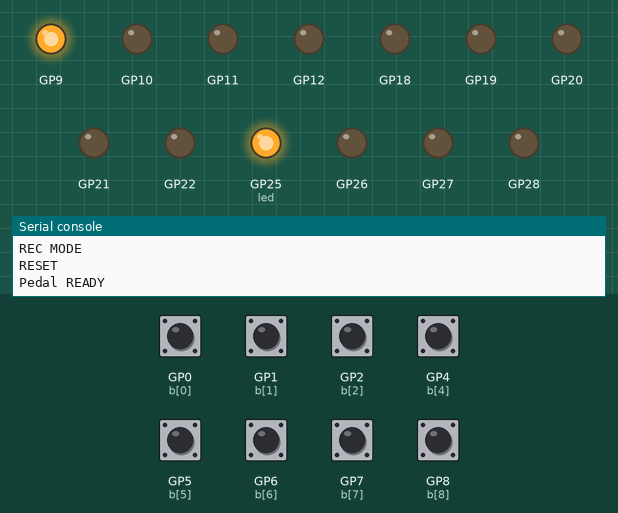
Simulated run of this program. Board: Raspberry Pi Pico running CircuitPython. Shown: output pins drawn as LEDs (lit = HIGH), the last lines printed to the serial console. The inputs (shaded band) are chosen by the test bench; at power-on: GP0 (b[0]), GP1 (b[1]), GP2 (b[2]), GP4 (b[4]), GP5 (b[5]), GP6 (b[6]), GP7 (b[7]), GP8 (b[8]) HIGH. MIDI messages are not drawn.

Above: at 7.2 s.
7.3 s: GP1 (b[1]) pulled LOW for 0.15 s
At 8.2 s:
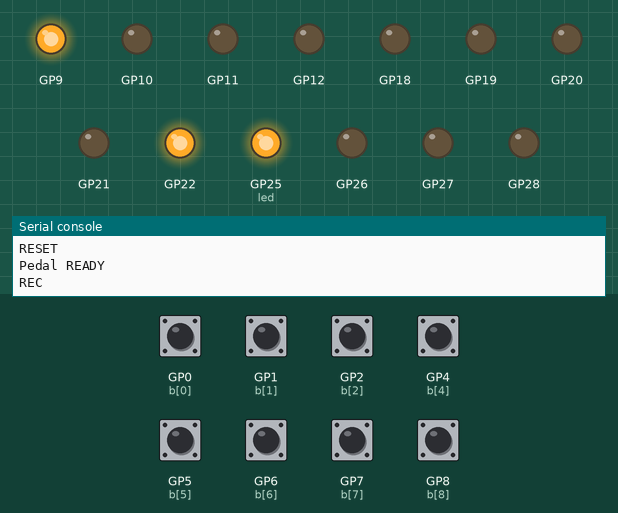
8.9 s: GP2 (b[2]) pulled LOW for 0.15 s
At 9.7 s:
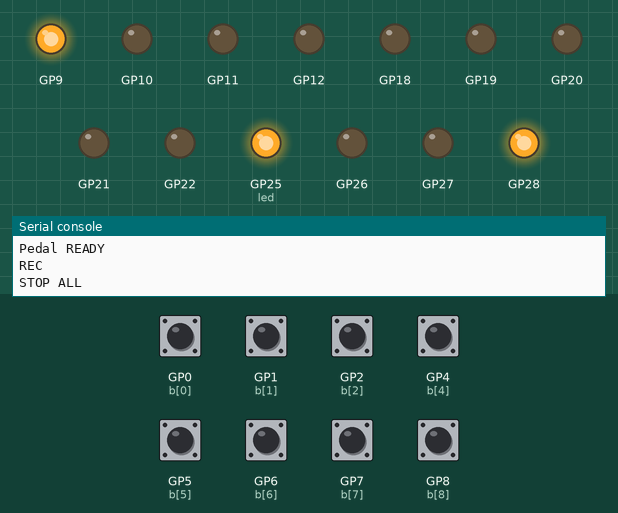
10.5 s: GP4 (b[4]) pulled LOW for 0.15 s
At 10.9 s:
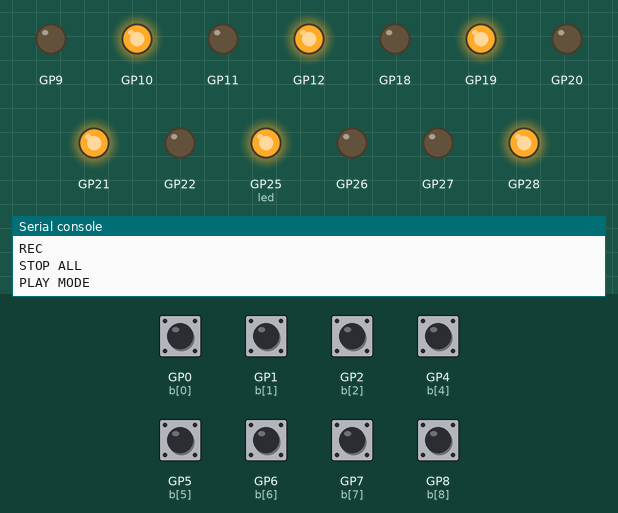
12.1 s: GP5 (b[5]) pulled LOW for 0.15 s
At 13.1 s:
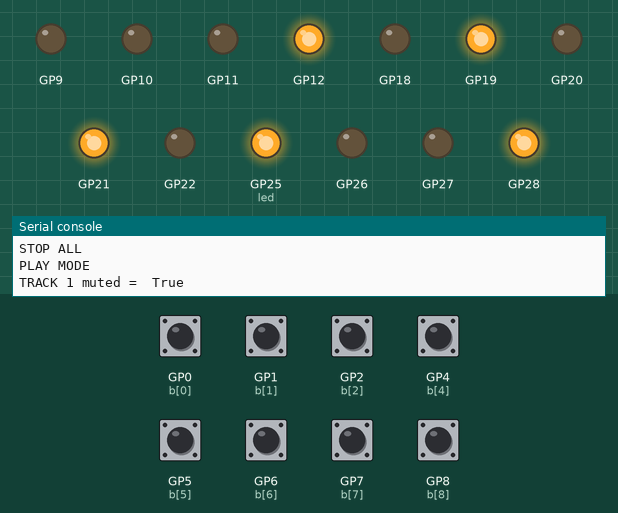
13.7 s: GP6 (b[6]) pulled LOW for 0.15 s
At 14.3 s:
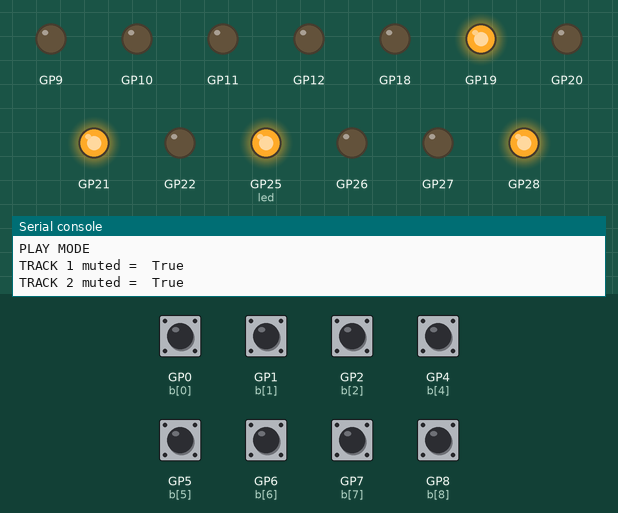
15.3 s: GP7 (b[7]) pulled LOW for 0.15 s
At 16.7 s:
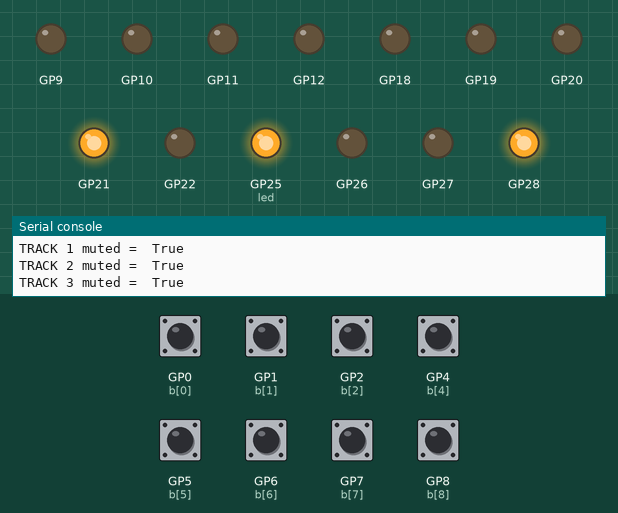
Timing chart, 0 to 17.9 s (numbered marks = the images above; inputs shaded):
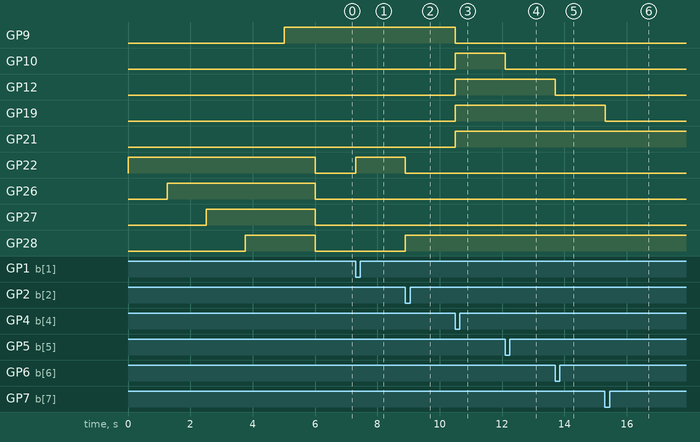

The program:

code_2.3-latest.py
```python
# Version 2.3-latest
#
# Add adafruit_midi to lib folder
#
# _midiNotes[0] = CLEAR(E1)
# _midiNotes[1] = REC/PLAY(F1)
# _midiNotes[2] = STOP(G1)
# _midiNotes[3] = TRACK 1(0)/UNDO(+1)/MUTE(+12)/PLAY(+24)/OVERDUB(+25)
# _midiNotes[4] = TRACK 2(0)/UNDO(+1)/MUTE(+12)/PLAY(+24)/OVERDUB(+25)
# _midiNotes[5] = TRACK 3(0)/UNDO(+1)/MUTE(+12)/PLAY(+24)/OVERDUB(+25)
# _midiNotes[6] = TRACK 4(0)/UNDO(+1)/MUTE(+12)/PLAY(+24)/OVERDUB(+25)

import time
import board
import digitalio
import usb_midi
import adafruit_midi
from adafruit_midi.note_on import NoteOn
from adafruit_midi.note_off import NoteOff

# Set Pico to be MIDI out
midi = adafruit_midi.MIDI(
    midi_out=usb_midi.ports[1], out_channel=0,
    midi_in=usb_midi.ports[0], in_channel=0)

# Turn built in LED (GP25) on
led = digitalio.DigitalInOut(board.GP25)
led.direction = digitalio.Direction.OUTPUT
led.value = True

# Setup INPUTs
_btnPins = [board.GP0,
            board.GP1, board.GP2, board.GP3, board.GP4,
            board.GP5, board.GP6, board.GP7, board.GP8]
_btn = []
for i in _btnPins:
    b = digitalio.DigitalInOut(i)
    b.direction = digitalio.Direction.INPUT
    b.pull = digitalio.Pull.UP
    _btn.append(b)

# Setup green LEDs
_ledGreenPins = [board.GP10, board.GP12, board.GP19, board.GP21]
_ledGreen = []
for i in _ledGreenPins:
    led = digitalio.DigitalInOut(i)
    led.direction = digitalio.Direction.OUTPUT
    led.value = False
    _ledGreen.append(led)

# Setup red LEDs
_ledRedPins = [board.GP9, board.GP11, board.GP18, board.GP20]
_ledRed = []
for i in _ledRedPins:
    led = digitalio.DigitalInOut(i)
    led.direction = digitalio.Direction.OUTPUT
    led.value = False
    _ledRed.append(led)

# Setup State LEDs
_ledStatePins = [board.GP22, board.GP26, board.GP27, board.GP28]
_ledState = []
for i in _ledStatePins:
    led = digitalio.DigitalInOut(i)
    led.direction = digitalio.Direction.OUTPUT
    led.value = False
    _ledState.append(led)

# Globals
_mode = 0  # 0=Rec, 1=Play
_state = 0  # 0=None, 1=Record, 2=Overdub, 3=Play, 4=Stop
_selectedTrack = 0
_midiNotes = [40, 41, 43, 53, 55, 57, 59]
_trackMute = [False, False, False, False]  # False=Playing, True=Muted
_btnPressed = [False, False, False, False, False, False, False, False, False]
_lastNote = 0  # Last MIDI note sent
# For REC/PLAY and MODE pedals
_recPedalTimer = 0
_modePedalTimer = 0
_pedalTimerMax = 0.5
# Test
_loopStart = 0
_loopLength = 0
_loopInitial = True
# ---
_pedalPressStart = 0
_pedalPressTimer = 0
_pedalPressTimerMax = 2

def SendNoteOff(i):
    midi.send(NoteOff(i, 127))

def UpdateStateLED():
    for i in _ledState:  # Turn off all _ledState[]
        i.value = False
    if _state == 1:  # Record
        _ledState[0].value = True
    elif _state == 2:  # Overdub
        _ledState[1].value = True
    elif _state == 3:  # Play
        _ledState[2].value = True
    elif _state == 4:  # Stop
        _ledState[3].value = True

# i = (0=None, 1=Record, 2=Overdub, 3=Play, 4=Stop)
def SetState(i):
    global _state
    _state = i
    UpdateStateLED()
    if _state == 0:
        print("RESET")
    elif _state == 1:
        print("REC")
    elif _state == 2:
        print("OVERDUB")
    elif _state == 3:
        print("PLAY")

def NextState():
    SendNote(_midiNotes[1])
    if _state == 0:  # None
        SetState(1)  # Switch to record
        global _loopStart
        _loopStart = time.monotonic()
    elif _state == 1:  # Record
        SetState(2)  # Switch to overdub
        global _loopInitial
        global _loopLength
        if _loopInitial is True:
            _loopInitial = False
            _loopLength = time.monotonic() - _loopStart
            print("_loopLength = ", _loopLength)
    elif _state == 2:  # Overdub
        SetState(3)  # Switch to play
    elif _state == 3:  # Play
        SetState(2)  # Switch to overdub
    elif _state == 4:  # Stop
        SetState(3)  # Switch to play

def UpdateGreenLEDs():
    for g in _ledGreen:
        g.value = False
    if _mode == 1:
        _ledGreen[0].value = not _trackMute[0]
        _ledGreen[1].value = not _trackMute[1]
        _ledGreen[2].value = not _trackMute[2]
        _ledGreen[3].value = not _trackMute[3]

def UpdateRedLEDs():
    for r in _ledRed:
        r.value = False
    if _mode == 0:
        _ledRed[_selectedTrack - 1].value = True

# i = (1 to 4)
def SelectTrack(i, sendNote=True):
    global _selectedTrack
    _selectedTrack = i
    UpdateRedLEDs()
    if sendNote:
        SendNote(_midiNotes[i + 2], True)  # Select TRACK i
    print("Select TRACK", i)

# i = (-1=Auto, 0=Rec, 1=Play)
def ChangeMode(i=-1, sendNote=True):
    global _mode
    if i != -1:
        _mode = i
    else:
        if _mode == 0:
            _mode = 1
        elif _mode == 1:
            _mode = 0
    UpdateRedLEDs()
    UpdateGreenLEDs()
    if sendNote:
        SendNote(_midiNotes[0] - 2)
    print("REC MODE" if _mode == 0 else "PLAY MODE")

def SendNote(i, _sendNoteOff=False):
    midi.send(NoteOn(i, 127))
    global _lastNote
    _lastNote = i
    if _sendNoteOff:
        SendNoteOff(_lastNote)

def Stop():
    if _state == 0:
        return
    SetState(4)
    SendNote(_midiNotes[2], True)  # Stop all LOOPERS
    print("STOP ALL")

def Clear():
    global _modePedalTimer
    global _recPedalTimer
    global _loopStart
    global _loopLength
    global _loopInitial
    _modePedalTimer = 0
    _recPedalTimer = 0
    _loopStart = 0
    _loopLength = 0
    _loopInitial = True
    Stop()
    SendNote(_midiNotes[0], True)  # Clear
    print("CLEAR")
    for r in _ledRed:  # Turn OFF _redLEDs
        r.value = False
    for g in _ledGreen:  # Turn OFF _greenLEDs
        g.value = False
    for i in _ledState:  # Turn ON _stateLEDs
        i.value = True
    SelectTrack(1)
    ChangeMode(0, False)
    global _trackMute
    if _trackMute[0]:
        SendNote(_midiNotes[3] + 12, True)  # Unmute TRACK 1
        _trackMute[0] = False
    if _trackMute[1]:
        SendNote(_midiNotes[4] + 12, True)  # Unmute TRACK 2
        _trackMute[1] = False
    if _trackMute[2]:
        SendNote(_midiNotes[5] + 12, True)  # Unmute TRACK 3
        _trackMute[2] = False
    if _trackMute[3]:
        SendNote(_midiNotes[6] + 12, True)  # Unmute TRACK 4
        _trackMute[3] = False
    time.sleep(1)
    SetState(0)

def ReleaseButton(i):
    # If _btnPressed[i]=TRUE and _btn[i] is NOT pressed
    if _btnPressed[i] and _btn[i].value:
        _btnPressed[i] = False
        SendNoteOff(_lastNote)

# Toggles mute on TRACK[i]
# i = (1 to 4)
def ToggleMute(i, sendNote=False):
    if sendNote:
        SendNote(_midiNotes[i + 2] + 12)  # Toggle mute TRACK i
    _trackMute[i - 1] = not _trackMute[i - 1]  # Toggle bool[0]
    if _mode == 1:  # if in PLAYEMODE
        _ledGreen[i - 1].value = not _trackMute[i - 1]  # Toggle green LED
    print("TRACK", i, "muted = ", _trackMute[i - 1])

# i = (1 to 4)
def UndoTrack(i=1):
    if _state == 0:
        return
    _lastState = _state
    print("_lastState=", _lastState, "_state=", _state)
    if _state == 2:
        NextState()
    time.sleep(0.1)
    SendNote(_midiNotes[i + 2] + 1, True)  # Undo LOOPER i
    _ledRed[i - 1].value = False
    time.sleep(0.5)
    _ledRed[i - 1].value = True
    print("_lastState=", _lastState, "_state=", _state)
    if _lastState == 2:
        NextState()
    print("UNDO TRACK ", i)
    SelectTrack(i)

# Init
print("Pedal BOOTED")
for i in _ledState:
    i.value = True
    time.sleep(1.25)
Clear()
print("Pedal READY")

while True:
    # ----- ----- Clear ----- -----
    if not _btn[0].value:
        if _btnPressed[0] is False:
            _btnPressed[0] = True
            Clear()
    else:
        ReleaseButton(0)

    # ----- ----- REC/PLAY ----- -----
    if not _btn[1].value:
        if _btnPressed[1] is False:
            _btnPressed[1] = True
            if _recPedalTimer == 0:
                _recPedalTimer = time.monotonic()
                NextState()
            else:
                if (time.monotonic() - _recPedalTimer) >= _pedalTimerMax:
                    NextState()
                    _recPedalTimer = 0
    else:
        ReleaseButton(1)

    # ----- ----- Stop ----- -----
    if not _btn[2].value:
        if _btnPressed[2] is False:
            _btnPressed[2] = True
            Stop()
    else:
        ReleaseButton(2)

    # ----- ----- Undo - NOT USED!!! ----- -----
    # if not _btn[3].value:
    # if _btnPressed[3] is False:
    # _btnPressed[3] = True
    # else:
    # ReleaseButton(3)

    # ----- ----- Mode ----- -----
    if not _btn[4].value:
        if _btnPressed[4] is False:
            _btnPressed[4] = True
            if _modePedalTimer == 0:
                _modePedalTimer = time.monotonic()
                ChangeMode()
            else:
                if (time.monotonic() - _modePedalTimer) >= (_pedalTimerMax / 2):
                    ChangeMode()
                    _modePedalTimer = 0
    else:
        ReleaseButton(4)

    # ----- ----- Track 1 ----- -----
    if not _btn[5].value:
        if _btnPressed[5] is False:
            _btnPressed[5] = True
            _pedalPressStart = time.monotonic()
            if _mode == 0:
                SelectTrack(1)
            elif _mode == 1:
                ToggleMute(1, True)
        else:
            _pedalPressTimer = time.monotonic() - _pedalPressStart
            if _pedalPressTimer >= _pedalPressTimerMax:
                _btnPressed[5] = False
                if _mode == 0:
                    UndoTrack(1)
    else:
        ReleaseButton(5)

    # ----- ----- Track 2 ----- -----
    if not _btn[6].value:
        if _btnPressed[6] is False:
            _btnPressed[6] = True
            _pedalPressStart = time.monotonic()
            if _mode == 0:
                SelectTrack(2)
            elif _mode == 1:
                ToggleMute(2, True)
        else:
            _pedalPressTimer = time.monotonic() - _pedalPressStart
            if _pedalPressTimer >= _pedalPressTimerMax:
                _btnPressed[6] = False
                if _mode == 0:
                    UndoTrack(2)
    else:
        ReleaseButton(6)

    # ----- ----- Track 3 ----- -----
    if not _btn[7].value:
        if _btnPressed[7] is False:
            _btnPressed[7] = True
            _pedalPressStart = time.monotonic()
            if _mode == 0:
                SelectTrack(3)
            elif _mode == 1:
                ToggleMute(3, True)
        else:
            _pedalPressTimer = time.monotonic() - _pedalPressStart
            if _pedalPressTimer >= _pedalPressTimerMax:
                _btnPressed[7] = False
                if _mode == 0:
                    UndoTrack(3)
    else:
        ReleaseButton(7)

    # ----- ----- Track 4 ----- -----
    if not _btn[8].value:
        if _btnPressed[8] is False:
            _btnPressed[8] = True
            _pedalPressStart = time.monotonic()
            if _mode == 0:
                SelectTrack(4)
            elif _mode == 1:
                ToggleMute(4, True)
        else:
            _pedalPressTimer = time.monotonic() - _pedalPressStart
            if _pedalPressTimer >= _pedalPressTimerMax:
                _btnPressed[8] = False
                if _mode == 0:
                    UndoTrack(4)
    else:
        ReleaseButton(8)

    msg = midi.receive()
    if msg is not None:
        if isinstance(msg, NoteOn):
            if msg.note == _midiNotes[0]:  # CLEAR
                Clear()
            if msg.note == _midiNotes[1]:  # REC/OVERDUB/PLAY
                NextState()
            if msg.note == _midiNotes[2]:  # STOP
                Stop()
            if msg.note == _midiNotes[0] - 2:  # Change MODE
                ChangeMode()
            if msg.note == _midiNotes[3]:  # Select TRACK 1
                SelectTrack(1)
            if msg.note == _midiNotes[4]:  # Select TRACK 2
                SelectTrack(2)
            if msg.note == _midiNotes[5]:  # Select TRACK 3
                SelectTrack(3)
            if msg.note == _midiNotes[6]:  # Select TRACK 4
                SelectTrack(4)
            if msg.note == _midiNotes[3] + 12:  # Toggle mute TRACK 1
                ToggleMute(1)
            if msg.note == _midiNotes[4] + 12:  # Toggle mute TRACK 2
                ToggleMute(2)
            if msg.note == _midiNotes[5] + 12:  # Toggle mute TRACK 3
                ToggleMute(3)
            if msg.note == _midiNotes[6] + 12:  # Toggle mute TRACK 4
                ToggleMute(4)
```

Measured:
- after the input at 7.3 s, GP22: LOW → HIGH at once
- after the input at 8.9 s, GP22: HIGH → LOW at once; GP28: LOW → HIGH at once
- after the input at 10.5 s, GP9: HIGH → LOW at once; GP10, GP12, GP19, GP21: LOW → HIGH at once
- after the input at 12.1 s, GP10: HIGH → LOW at once
- after the input at 13.7 s, GP12: HIGH → LOW at once
- after the input at 15.3 s, GP19: HIGH → LOW at once
